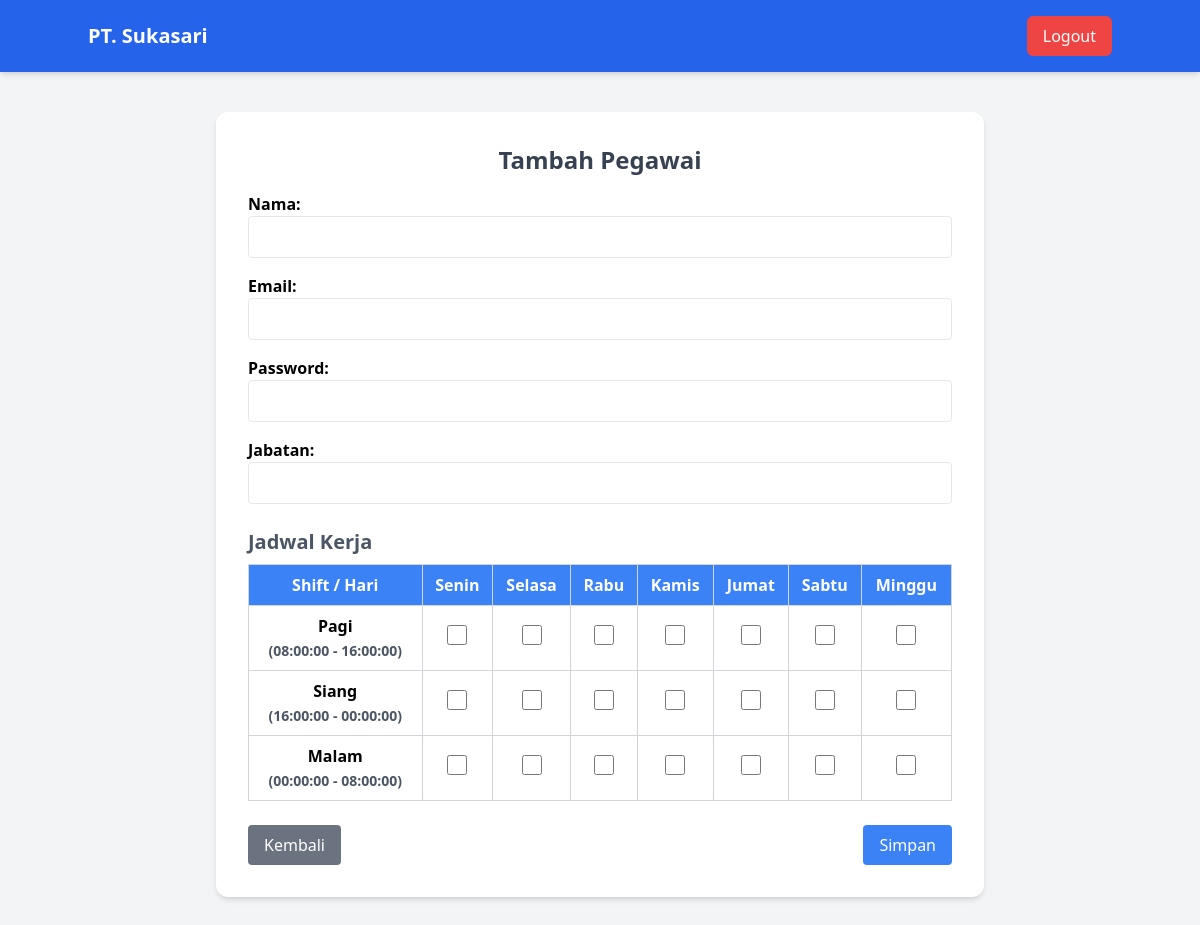
The page /tambah_pegawai.php (signed in) on the database its author committed.
### tables this page shows
CREATE TABLE `shift` (
  `id_shift` int(11) NOT NULL AUTO_INCREMENT,
  `nama_shift` varchar(50) NOT NULL,
  `jam_mulai` time NOT NULL,
  `jam_selesai` time NOT NULL,
  PRIMARY KEY (`id_shift`)
);

### tambah_pegawai.php (the view, shortened to what this page needs)
<?php
require 'koneksi.php';
$query = "SELECT * FROM shift";
$shift_result = $koneksi->query($query);
$shifts = [];
while ($shift = $shift_result->fetch_assoc()) {
    $shifts[] = $shift;
}
?>
<!DOCTYPE html>
<html lang="id">
<head>
    <script src="https://cdn.tailwindcss.com"></script>
</head>
<body class="bg-gray-100">
    <nav class="bg-blue-600 text-white p-4 shadow-md">
        <div class="container mx-auto flex justify-between items-center">
            <h1 class="text-xl font-bold">PT. Sukasari</h1>
            <a href="logout.php" class="bg-red-500 px-4 py-2 rounded-md hover:bg-red-600 transition">Logout</a>
        </div>
    </nav>
    <div class="flex justify-center items-center py-10">
        <div class="bg-white p-8 rounded-xl shadow-md w-full max-w-3xl">
            <h2 class="text-2xl font-bold text-gray-700 text-center">Tambah Pegawai</h2>
            <form method="POST">
                <div class="mt-4">
                    <label class="block font-semibold">Nama:</label>
                    <input type="text" name="nama" required class="w-full border p-2 rounded">
                </div>
                <div class="mt-4">
                    <label class="block font-semibold">Email:</label>
                    <input type="email" name="email" required class="w-full border p-2 rounded">
                </div>
                <div class="mt-4">
                    <label class="block font-semibold">Password:</label>
                    <input type="text" name="password" required class="w-full border p-2 rounded">
                </div>
                <div class="mt-4">
                    <label class="block font-semibold">Jabatan:</label>
                    <input type="text" name="jabatan" required class="w-full border p-2 rounded">
                </div>
                <h3 class="text-xl font-bold text-gray-600 mt-6">Jadwal Kerja</h3>
                <div class="overflow-x-auto">
                    <table class="w-full mt-2 border border-gray-300">
                        <thead>
                            <tr class="bg-blue-500 text-white">
                                <th class="border border-gray-300 p-2">Shift / Hari</th>
                                <?php
                                $hari_list = ['Senin', 'Selasa', 'Rabu', 'Kamis', 'Jumat', 'Sabtu', 'Minggu'];
                                foreach ($hari_list as $hari) {
                                    echo "<th class='border border-gray-300 p-2'>$hari</th>";
                                }
                                ?>
                            </tr>
                        </thead>
                        <tbody>
                            <?php foreach ($shifts as $shift): ?>
                                <tr class="bg-white hover:bg-gray-100 text-center">
                                    <td class="border border-gray-300 p-2 font-bold"><?php echo $shift['nama_shift']; ?><br>
                                        <span class="text-sm text-gray-600">(<?php echo $shift['jam_mulai'] . " - " . $shift['jam_selesai']; ?>)</span>
                                    </td>
                                    <?php foreach ($hari_list as $hari): ?>
                                        <td class="border border-gray-300 p-2">
                                            <input type="checkbox" name="jadwal[<?php echo $hari; ?>][]" value="<?php echo $shift['id_shift']; ?>" class="w-5 h-5 text-blue-500">
                                        </td>
                                    <?php endforeach; ?>
                                </tr>
                            <?php endforeach; ?>
                        </tbody>
                    </table>
                </div>
                <div class="mt-6 flex justify-between">
                    <a href="dashboard_admin.php" class="bg-gray-500 text-white px-4 py-2 rounded hover:bg-gray-600">Kembali</a>
                    <button type="submit" class="bg-blue-500 text-white px-4 py-2 rounded hover:bg-blue-600">Simpan</button>
                </div>
            </form>
        </div>
    </div>
</body>
</html>

### rows shown on the page
shift: nama_shift "Pagi", jam_mulai "08:00:00", jam_selesai "16:00:00"
shift: nama_shift "Siang", jam_mulai "16:00:00", jam_selesai "00:00:00"
shift: nama_shift "Malam", jam_mulai "00:00:00", jam_selesai "08:00:00"

### other values the page prints
$hari "Senin"
$hari "Selasa"
$hari "Rabu"
$hari "Kamis"
$hari "Jumat"
$hari "Sabtu"
$hari "Minggu"
